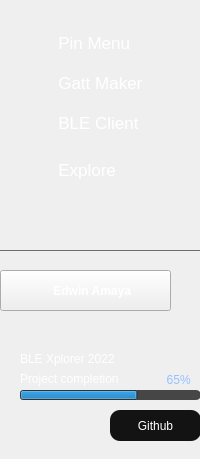
        <widget class="QFrame" name="sideBar">
         <property name="enabled">
          <bool>true</bool>
         </property>
         <property name="minimumSize">
          <size>
           <width>0</width>
           <height>0</height>
          </size>
         </property>
         <property name="maximumSize">
          <size>
           <width>210</width>
           <height>16777215</height>
          </size>
         </property>
         <property name="styleSheet">
          <string notr="true">QFrame{
border-radius:15px;


}</string>
         </property>
         <property name="frameShape">
          <enum>QFrame::NoFrame</enum>
         </property>
         <property name="frameShadow">
          <enum>QFrame::Raised</enum>
         </property>
         <layout class="QVBoxLayout" name="verticalLayout" stretch="0,0,0,0,0,0">
          <property name="spacing">
           <number>5</number>
          </property>
          <property name="leftMargin">
           <number>0</number>
          </property>
          <property name="topMargin">
           <number>25</number>
          </property>
          <property name="rightMargin">
           <number>0</number>
          </property>
          <property name="bottomMargin">
           <number>9</number>
          </property>
          <item>
           <widget class="QPushButton" name="btnMenu">
            <property name="minimumSize">
             <size>
              <width>0</width>
              <height>35</height>
             </size>
            </property>
            <property name="font">
             <font>
              <pointsize>13</pointsize>
             </font>
            </property>
            <property name="styleSheet">
             <string notr="true">QPushButton{
	
	border:none;
color: rgb(255, 255, 255);
text-align: left;
padding-left: 30px;
}

QPushButton:hover{
	color: rgb(255, 149, 0);



}

QPushButton:pressed{
	
	color: rgb(255, 255, 255);

}</string>
            </property>
            <property name="text">
             <string>      Pin Menu</string>
            </property>
            <property name="checkable">
             <bool>false</bool>
            </property>
           </widget>
          </item>
          <item>
           <widget class="QPushButton" name="btnMenuGattMaker">
            <property name="minimumSize">
             <size>
              <width>0</width>
              <height>35</height>
             </size>
            </property>
            <property name="font">
             <font>
              <pointsize>13</pointsize>
             </font>
            </property>
            <property name="styleSheet">
             <string notr="true">QPushButton{
	
	border:none;
color: rgb(255, 255, 255);
text-align: left;
padding-left: 30px;
}

QPushButton:hover{
	color: rgb(0, 106, 255);



}

QPushButton:pressed{
	
	color: rgb(255, 255, 255);

}</string>
            </property>
            <property name="text">
             <string>      Gatt Maker</string>
            </property>
           </widget>
          </item>
          <item>
           <widget class="QPushButton" name="btnMenuClient">
            <property name="minimumSize">
             <size>
              <width>0</width>
              <height>35</height>
             </size>
            </property>
            <property name="font">
             <font>
              <pointsize>13</pointsize>
             </font>
            </property>
            <property name="styleSheet">
             <string notr="true">QPushButton{
	
	border:none;
color: rgb(255, 255, 255);
text-align: left;
padding-left: 30px;
}

QPushButton:hover{
	color: rgb(0, 106, 255);



}

QPushButton:pressed{
	
	color: rgb(255, 255, 255);

}</string>
            </property>
            <property name="text">
             <string>      BLE Client </string>
            </property>
           </widget>
          </item>
          <item>
           <widget class="QPushButton" name="btnMenuExplore">
            <property name="minimumSize">
             <size>
              <width>0</width>
              <height>50</height>
             </size>
            </property>
            <property name="font">
             <font>
              <pointsize>13</pointsize>
             </font>
            </property>
            <property name="styleSheet">
             <string notr="true">QPushButton{
	
	border:none;
color: rgb(255, 255, 255);
text-align: left;
padding-left: 30px;

}

QPushButton:hover{
	color: rgb(0, 106, 255);


}

QPushButton:pressed{
	
	color: rgb(255, 255, 255);

}</string>
            </property>
            <property name="text">
             <string>      Explore</string>
            </property>
           </widget>
          </item>
          <item>
           <spacer name="verticalSpacer">
            <property name="orientation">
             <enum>Qt::Vertical</enum>
            </property>
            <property name="sizeHint" stdset="0">
             <size>
              <width>20</width>
              <height>40</height>
             </size>
            </property>
           </spacer>
          </item>
          <item>
           <widget class="QFrame" name="frame_3">
            <property name="minimumSize">
             <size>
              <width>0</width>
              <height>210</height>
             </size>
            </property>
            <property name="styleSheet">
             <string notr="true"/>
            </property>
            <property name="frameShape">
             <enum>QFrame::StyledPanel</enum>
            </property>
            <property name="frameShadow">
             <enum>QFrame::Raised</enum>
            </property>
            <widget class="Line" name="line">
             <property name="geometry">
              <rect>
               <x>-10</x>
               <y>10</y>
               <width>300</width>
               <height>1</height>
              </rect>
             </property>
             <property name="minimumSize">
              <size>
               <width>0</width>
               <height>1</height>
              </size>
             </property>
             <property name="maximumSize">
              <size>
               <width>16777215</width>
               <height>10</height>
              </size>
             </property>
             <property name="font">
              <font>
               <pointsize>1</pointsize>
              </font>
             </property>
             <property name="styleSheet">
              <string notr="true">background-color: rgb(109, 109, 109);</string>
             </property>
             <property name="frameShadow">
              <enum>QFrame::Plain</enum>
             </property>
             <property name="orientation">
              <enum>Qt::Horizontal</enum>
             </property>
            </widget>
            <widget class="QPushButton" name="btnauthor">
             <property name="geometry">
              <rect>
               <x>0</x>
               <y>30</y>
               <width>171</width>
               <height>41</height>
              </rect>
             </property>
             <property name="font">
              <font>
               <weight>75</weight>
               <bold>true</bold>
              </font>
             </property>
             <property name="styleSheet">
              <string notr="true">color: rgb(255, 255, 255);</string>
             </property>
             <property name="text">
              <string>    Edwin Amaya</string>
             </property>
            </widget>
            <widget class="QPushButton" name="btnRepo">
             <property name="geometry">
              <rect>
               <x>110</x>
               <y>170</y>
               <width>91</width>
               <height>31</height>
              </rect>
             </property>
             <property name="styleSheet">
              <string notr="true">QPushButton{
	color: rgb(255, 255, 255);
background-color: rgb(19, 19, 19);
	border:none;
border-radius:10px;

}

QPushButton:hover{
	color: rgb(255, 255, 255);
	background-color: rgb(170, 77, 77);

}

QPushButton:pressed{
	
		color: rgb(255, 255, 255);
	background-color: rgb(170, 27, 27);
}</string>
             </property>
             <property name="text">
              <string>Github</string>
             </property>
            </widget>
            <widget class="QProgressBar" name="progressBar">
             <property name="geometry">
              <rect>
               <x>20</x>
               <y>150</y>
               <width>181</width>
               <height>10</height>
              </rect>
             </property>
             <property name="minimumSize">
              <size>
               <width>0</width>
               <height>10</height>
              </size>
             </property>
             <property name="maximumSize">
              <size>
               <width>16777215</width>
               <height>10</height>
              </size>
             </property>
             <property name="font">
              <font>
               <pointsize>9</pointsize>
              </font>
             </property>
             <property name="styleSheet">
              <string notr="true">border-radius:5px;
text-align: center;
background-color: rgb(70, 70, 70);</string>
             </property>
             <property name="value">
              <number>65</number>
             </property>
             <property name="textVisible">
              <bool>false</bool>
             </property>
            </widget>
            <widget class="QLabel" name="label_13">
             <property name="geometry">
              <rect>
               <x>20</x>
               <y>130</y>
               <width>141</width>
               <height>17</height>
              </rect>
             </property>
             <property name="styleSheet">
              <string notr="true">color: rgb(255, 255, 255);</string>
             </property>
             <property name="text">
              <string>Project completion</string>
             </property>
            </widget>
            <widget class="QLabel" name="label_14">
             <property name="geometry">
              <rect>
               <x>160</x>
               <y>130</y>
               <width>41</width>
               <height>20</height>
              </rect>
             </property>
             <property name="styleSheet">
              <string notr="true">color: rgb(148, 193, 255);
text-align: right;</string>
             </property>
             <property name="text">
              <string>  65%</string>
             </property>
            </widget>
            <widget class="QFrame" name="frame_4">
             <property name="geometry">
              <rect>
               <x>10</x>
               <y>160</y>
               <width>91</width>
               <height>41</height>
              </rect>
             </property>
             <property name="styleSheet">
              <string notr="true">border-radius:15px;
</string>
             </property>
             <property name="frameShape">
              <enum>QFrame::StyledPanel</enum>
             </property>
             <property name="frameShadow">
              <enum>QFrame::Raised</enum>
             </property>
             <layout class="QHBoxLayout" name="horizontalLayout">
              <item>
               <widget class="QPushButton" name="btnYoutube">
                <property name="minimumSize">
                 <size>
                  <width>0</width>
                  <height>30</height>
                 </size>
                </property>
                <property name="maximumSize">
                 <size>
                  <width>30</width>
                  <height>30</height>
                 </size>
                </property>
                <property name="styleSheet">
                 <string notr="true"/>
                </property>
                <property name="text">
                 <string/>
                </property>
               </widget>
              </item>
              <item>
               <spacer name="horizontalSpacer">
                <property name="orientation">
                 <enum>Qt::Horizontal</enum>
                </property>
                <property name="sizeHint" stdset="0">
                 <size>
                  <width>40</width>
                  <height>20</height>
                 </size>
                </property>
               </spacer>
              </item>
              <item>
               <widget class="QPushButton" name="btnInstagram">
                <property name="minimumSize">
                 <size>
                  <width>0</width>
                  <height>30</height>
                 </size>
                </property>
                <property name="maximumSize">
                 <size>
                  <width>30</width>
                  <height>30</height>
                 </size>
                </property>
                <property name="styleSheet">
                 <string notr="true"/>
                </property>
                <property name="text">
                 <string/>
                </property>
               </widget>
              </item>
             </layout>
            </widget>
            <widget class="QLabel" name="label_15">
             <property name="geometry">
              <rect>
               <x>20</x>
               <y>110</y>
               <width>151</width>
               <height>17</height>
              </rect>
             </property>
             <property name="styleSheet">
              <string notr="true">color: rgb(255, 255, 255);</string>
             </property>
             <property name="text">
              <string>BLE Xplorer 2022</string>
             </property>
            </widget>
           </widget>
          </item>
         </layout>
        </widget>
